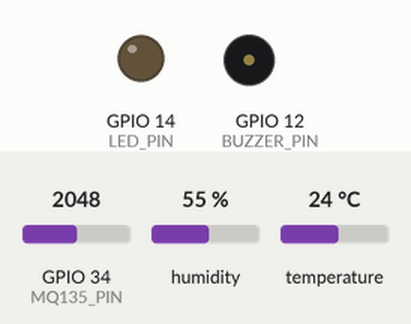
Recording of a sketch running on a simulated ESP32. Shown: output pins drawn as LEDs (lit = HIGH), buzzer (waves = sounding). The test bench sets the inputs (shaded band); at power-on: temperature 24 °C, GPIO 34 (MQ135_PIN) = 2048, humidity 55 %. WiFi joins after 1.5 s; servers stay silent unless stated; random numbers use the default seed unless the sketch sets one; no MQTT or app messages arrive unless stated; what the sketch prints to the serial monitor is not drawn.

Above: at 2.7 s.
2.8 s: temperature set to 29.6 °C
8.8 s: temperature set to 30.4 °C
At 12.0 s:
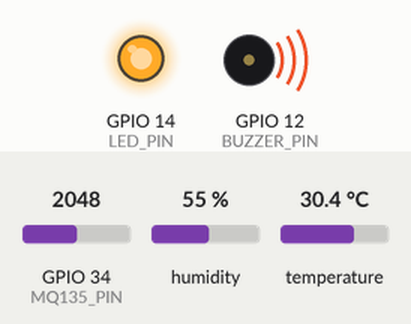
14.8 s: temperature set to 12 °C
At 17.2 s:
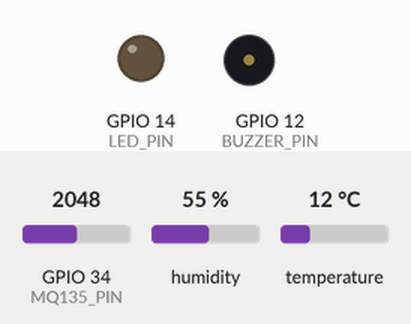
20.8 s: temperature set to 33 °C
At 22.5 s:
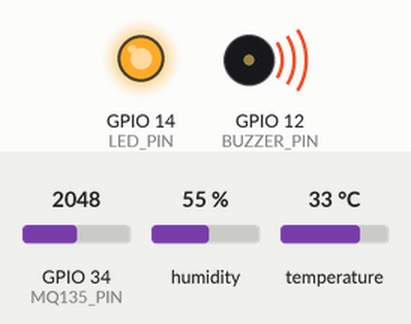
Timing chart, 0 to 24.0 s (numbered marks = the images above; inputs shaded):
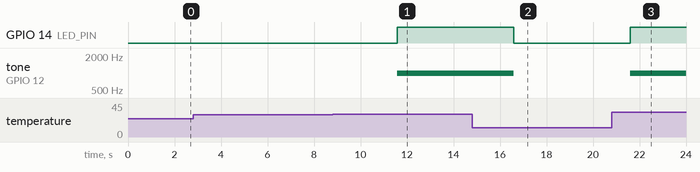

The sketch:

projeto.ino
```cpp
#include <WiFi.h>
#include <PubSubClient.h>
#include "DHT.h"

// Configuração dos Pinos
#define DHTPIN 4
#define DHTTYPE DHT22
DHT dht(DHTPIN, DHTTYPE);

#define MQ135_PIN 34 // Simulado pelo Potenciômetro
#define BUZZER_PIN 12
#define LED_PIN 14

// Configurações Wi-Fi nativas do Wokwi
const char* ssid = "Wokwi-GUEST";
const char* password = "";

// Configurações MQTT (Broker Público para testes)
const char* mqtt_server = "broker.hivemq.com";
const char* mqtt_topic = "infra/rack01/dados";

WiFiClient espClient;
PubSubClient client(espClient);

void setup_wifi() {
  delay(10);
  Serial.println();
  Serial.print("Conectando a rede: ");
  Serial.println(ssid);
  // O Wokwi exige o canal 6 para o WiFi funcionar
  WiFi.begin(ssid, password, 6);
  while (WiFi.status() != WL_CONNECTED) {
    delay(500);
    Serial.print(".");
  }
  Serial.println("\nWiFi conectado com sucesso!");
}

void reconnect() {
  while (!client.connected()) {
    Serial.print("Tentando conexao MQTT...");
    String clientId = "ESP32_Rack_";
    clientId += String(random(0xffff), HEX);

    if (client.connect(clientId.c_str())) {
      Serial.println("Conectado ao Broker!");
    } else {
      Serial.print("Falha, erro=");
      Serial.print(client.state());
      Serial.println(" Tentando novamente em 5 segundos...");
      delay(5000);
    }
  }
}

void setup() {
  Serial.begin(115200);
  pinMode(BUZZER_PIN, OUTPUT);
  pinMode(LED_PIN, OUTPUT);

  dht.begin();
  setup_wifi();
  client.setServer(mqtt_server, 1883);
}

void loop() {
  if (!client.connected()) {
    reconnect();
  }
  client.loop();

  // Leitura dos Sensores
  float t = dht.readTemperature();
  float h = dht.readHumidity();
  int gasLevel = analogRead(MQ135_PIN); // Simulação

  if (isnan(t) || isnan(h)) {
    Serial.println("Falha ao ler o sensor DHT22!");
    return;
  }

  // Print no console serial
  Serial.print("Temperatura: "); Serial.print(t);
  Serial.print(" *C | Umidade: "); Serial.print(h);
  Serial.print(" % | Nível de Gás (Simulado): "); Serial.println(gasLevel);

  // Lógica de Atuação: Se passar de 30 graus, liga os alertas
  if (t > 30.0) {
    digitalWrite(LED_PIN, HIGH);
    tone(BUZZER_PIN, 1000);
  } else {
    digitalWrite(LED_PIN, LOW);
    noTone(BUZZER_PIN);
  }

  // Monta a string JSON para enviar via MQTT
  String payload = "{\"temperatura\": " + String(t) + ", \"umidade\": " + String(h) + ", \"gas\": " + String(gasLevel) + "}";
  client.publish(mqtt_topic, payload.c_str());

  // Delay de 5 segundos para visualização no vídeo
  delay(5000);
}
```

Measured:
- the behaviour switches between 30 and 30.1 °C on temperature (found by bisection; images 0 and 1)
- after the input at 2.8 s, every drawn part: stays the same
- after the input at 8.8 s, GPIO 14 (LED_PIN): LOW → HIGH after 2.8 s; tone on GPIO 12 (BUZZER_PIN): silent → 1000 Hz after 2.8 s
- after the input at 14.8 s, GPIO 14 (LED_PIN): HIGH → LOW after 1.8 s; tone on GPIO 12 (BUZZER_PIN): 1000 Hz → silent after 1.8 s
- after the input at 20.8 s, GPIO 14 (LED_PIN): LOW → HIGH after 0.80 s; tone on GPIO 12 (BUZZER_PIN): silent → 1000 Hz after 0.80 s
